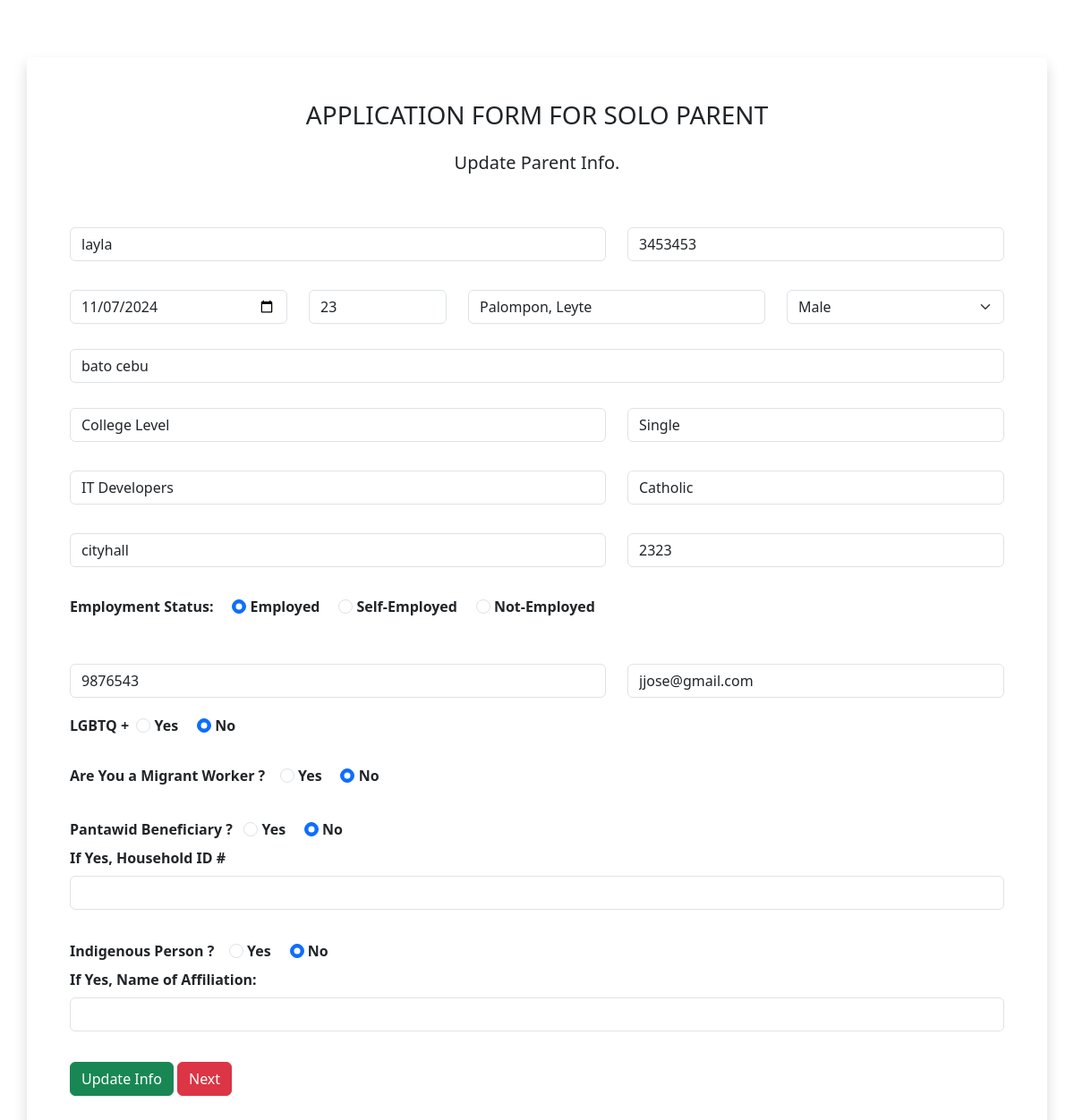
The page /edit_form.php?id=26 on the database its author committed.
### tables this page shows
CREATE TABLE `solo_parent` (
  `id` int(11) NOT NULL,
  `fullname` varchar(20) NOT NULL,
  `philsys_card_number` int(20) NOT NULL,
  `date_of_birth` date NOT NULL,
  `age` int(11) NOT NULL,
  `place_of_birth` varchar(50) NOT NULL,
  `sex` varchar(8) NOT NULL,
  `address` varchar(50) NOT NULL,
  `civil_status` varchar(8) NOT NULL,
  `educational_attainment` varchar(20) NOT NULL,
  `occupation` varchar(20) NOT NULL,
  `religion` varchar(10) NOT NULL,
  `company_agency` varchar(20) NOT NULL,
  `monthly_income` varchar(10) NOT NULL,
  `employment_status` varchar(10) NOT NULL,
  `contact_number` int(11) NOT NULL,
  `email_address` varchar(50) NOT NULL,
  `pantawid_beneficiary` varchar(5) NOT NULL,
  `indigenous_person` varchar(5) NOT NULL,
  `are_you_a_migrant_worker` varchar(5) NOT NULL,
  `lgbtq` varchar(5) NOT NULL
);

### edit_form.php (the view, shortened to what this page needs)
<?php
include "data_connect.php";
$id = $_GET['id'];
?>
<!DOCTYPE html>
<html lang="en">
<head>
    <link href="https://cdn.jsdelivr.net/npm/bootstrap@5.3.3/dist/css/bootstrap.min.css" rel="stylesheet"
>
     <link rel="stylesheet" href="https://cdnjs.cloudflare.com/ajax/libs/font-awesome/6.6.0/css/all.min.css"
 />
</head>
<body>
    <nav class="navbar navbar-light justify-content-center fs-3 mb-5"></nav>
    <div class="container my-5 p-5 bg-white shadow rounded">
        <div class="text-center mb-4">
            <h3>APPLICATION FORM FOR SOLO PARENT</h3>
        </div class="container d-flex justify-content-center">
        <h5 style="text-align: center;">Update Parent Info.</h5>&nbsp;
        <?php
        $sql = "SELECT * FROM `solo_parent` WHERE id = $id LIMIT 1";
        $result = mysqli_query($conn, $sql);
        $row = mysqli_fetch_assoc($result);
        ?>
            <form action="" method="post" stye="width:50vw; min-width:250px;">
                <div class="row">
                    <div class="col-sm-7 my-1 ">&nbsp;
                        <input type="text" class="form-control" name="fullname" placeholder="Fullname:"
                        value="<?php echo $row['fullname']?>" required>
                    </div>
                    <div class="col-sm-5 my-1">
                        <input type="text" class="form-control" name="philsys_card_number" placeholder="Philsys Card Number:"
                        value="<?php echo $row['philsys_card_number']?>" required>
                    </div>
                    <div class="col-sm-3 my-1">
                        <input type="date" class="form-control" name="date_of_birth" placeholder="Date of Birth:"
                        value="<?php echo $row['date_of_birth']?>" required>
                    </div>
                    <div class="col-sm-2 my-1">
                        <input type="text" class="form-control" name="age" placeholder="Age:"
                        value="<?php echo $row['age']?>" required>
                    </div>
                    <div class="col-sm-4 my-1">
                        <input type="text" class="form-control" name="place_of_birth" placeholder="Place of Birth:"
                        value="<?php echo $row['place_of_birth']?>" required>
                    </div>
                    <div style="margin-top: 28px;" class="col-sm-3 my-1">
                        <select name="sex" id="sex" class="form-select">
                            <option value="male" <?php if ($row['sex'] == 'male') echo 'selected="selected"'; ?>>Male</option>
                        </select>
                    </div>
                    <div class="form-group">
                        <input type="text" class="form-control" name="address" placeholder="Address:"
                        value="<?php echo $row['address']?>" required>
                    </div>
                    <div class="col-sm-7 my-1 ">
                        <input type="text" class="form-control" name="educational_attainment" placeholder="Educational Attainment:"
                        value="<?php echo $row['educational_attainment']?>" required>
                    </div>
                    <div class="col-sm-5 my-1 ">
                        <input type="text" class="form-control" name="civil_status" placeholder="Civil Status:"
                        value="<?php echo $row['civil_status']?>" required>
                    </div>
                    <div class="col-sm-7 my-1">
                        <input type="text" class="form-control" name="occupation" placeholder="Occupation:"
                        value="<?php echo $row['occupation']?>" required>
                    </div>
                    <div class="col-sm-5 my-1">
                        <input type="text" class="form-control" name="religion" placeholder="Religion:"
                        value="<?php echo $row['religion']?>" required>
                    </div>
                    <div class="col-sm-7 my-1">
                        <input type="text" class="form-control" name="company_agency" placeholder="Company/Agency:"
                        value="<?php echo $row['company_agency']?>" required>
                    </div>
                    <div class="col-sm-5 my-1">
                        <input type="number" class="form-control" name="monthly_income" placeholder="Monthly Income:"
                        value="<?php echo $row['monthly_income']?>" required>
                    </div>
                    <div style="margin-top: 28px;" class="mb-4">
                        <label style="font-weight: bold;">Employment Status:</label> &nbsp; &nbsp;
                        <input type="radio" class="form-check-input" name="employment_status"
                            id="employed" value="employed" <?php if ($row['employment_status'] == 'employed') echo 'checked="checked"'; ?>>
                        <label style="font-weight: bold;" for="employed" class="form-input-label">Employed</label>
                        <input type="radio" class="form-check-input" name="employment_status"
                            id="self_employed" value="self_employed" <?php if ($row['employment_status'] == 'self_employed') echo 'checked="checked"'; ?>>
                        <label style="font-weight: bold;" for="self_employed" class="form-input-label">Self-Employed</label>
                        <input type="radio" class="form-check-input" name="employment_status"
                            id="not_employed" value="not_employed" <?php if ($row['employment_status'] == 'not_employed') echo 'checked="checked"'; ?>>
                        <label style="font-weight: bold;" for="not_employed" class="form-input-label">Not-Employed</label>
                    </div>
                    <div class="col-sm-7 my-1">
                        <input type="number" class="form-control" name="contact_number" placeholder="Contact Number:"
                        value="<?php echo $row['contact_number']?>" required>
                    </div>
                    <div class="col-sm-5 my-1">
                        <input type="email" class="form-control" name="email_address" placeholder="Email Address:"
                        value="<?php echo $row['email_address']?>" required>
                    </div>
                    <div style="margin-top: 15px;" class="mb-4">
                        <label style="font-weight: bold;" class="form-label">LGBTQ +</label>&nbsp;
                        <input type="radio" class="form-check-input" name="lgbtq"
                            id="yes" value="yes" <?php if ($row['lgbtq'] == 'yes') echo 'checked="checked"'; ?>>
                        <label style="font-weight: bold;" for="yes" class="form-input-label">Yes</label>
                        <input type="radio" class="form-check-input" name="lgbtq"
                            id="no" value="no" <?php if ($row['lgbtq'] == 'no') echo 'checked="checked"'; ?>>
                        <label style="font-weight: bold;" for="no" class="form-input-label">No</label>
                    </div>
                    <div>
                        <label style="font-weight: bold;" class="form-label">Are You a Migrant Worker ?</label>&nbsp; &nbsp;
                        <input type="radio" class="form-check-input" name="are_you_a_migrant_worker"
                        id="yes" value="yes" <?php if ($row['are_you_a_migrant_worker'] == 'yes') echo 'checked="checked"'; ?>>
                        <label style="font-weight: bold;" for="yes" class="form-input-label">Yes</label>
                        <input type="radio" class="form-check-input" name="are_you_a_migrant_worker"
                        id="no" value="no" <?php if ($row['are_you_a_migrant_worker'] == 'no') echo 'checked="checked"'; ?>>
                        <label style="font-weight: bold;" for="no" class="form-input-label">No</label>
                    </div>
                    <div style="margin-top: 28px;" class="mb-4">
                        <label style="font-weight: bold;" class="form-label">Pantawid Beneficiary ?</label>&nbsp;&nbsp;
                        <input type="radio" class="form-check-input" name="pantawid_beneficiary"
                        id="yes" value="yes" <?php if ($row['pantawid_beneficiary'] == 'yes') echo 'checked="checked"'; ?>>
                        <label style="font-weight: bold;" for="yes" class="form-input-label">Yes</label>
                        <input type="radio" class="form-check-input" name="pantawid_beneficiary"
                        id="no" value="no" <?php if ($row['pantawid_beneficiary'] == 'no') echo 'checked="checked"'; ?>>
                        <label style="font-weight: bold;" for="no" class="form-input-label">No</label>
                        <div class="col">
                            <label style="font-weight: bold;" class="form-label">If Yes, Household ID #</label>
                            <input type="text" class="form-control" name="if_yes_house_hold_id" required>
                        </div>
                    </div>
                    <div style="margin-top: 10px;" class="mb-4">
                        <label style="font-weight: bold;" class="form-label">Indigenous Person ?</label>&nbsp; &nbsp;
                        <input type="radio" class="form-check-input" name="indigenous_person"
                        id="yes" value="yes" <?php if ($row['indigenous_person'] == 'yes') echo 'checked="checked"'; ?>>
                        <label style="font-weight: bold;" for="yes" class="form-input-label">Yes</label>
                        <input type="radio" class="form-check-input" name="indigenous_person"
                        id="no" value="no" <?php if ($row['indigenous_person'] == 'no') echo 'checked="checked"'; ?>>
                        <label style="font-weight: bold;" for="no" class="form-input-label">No</label>
                        <div class="col">
                            <label style="font-weight: bold;" class="form-label">If Yes, Name of Affiliation:</label>
                            <input type="text" class="form-control" name="if_yes_house_hold_id" required>
                        </div>
                    </div>
                    <br>
                    <div style="margin-top: 10px;"class="mb-4">
                        <button type="submit" class="btn btn-success" name="submit">Update Info</button>
                        <a href="app_form2.php" class="btn btn-danger">Next</a>
                    </div>
                    </div>
                </form>
    </div>
</body>
</html>

### edit_form.php (style rules this page uses)
input::placeholder { color: black; font-family: arial,bold; font-size: large; }

### rows shown on the page
solo_parent: fullname "layla", philsys_card_number "3453453", date_of_birth "11/07/2024", age "23", place_of_birth "Palompon, Leyte", sex "Male", address "bato cebu", educational_attainment "College Level", civil_status "Single", occupation "IT Developers", religion "Catholic", company_agency "cityhall", monthly_income "2323", employment_status "☑ Employed", employment_status "☐ Self-Employed", employment_status "☐ Not-Employed", contact_number "9876543", email_address "jjose@gmail.com", lgbtq "☐ Yes", lgbtq "☑ No", are_you_a_migrant_worker "☑", pantawid_beneficiary "☑", indigenous_person "☑"
